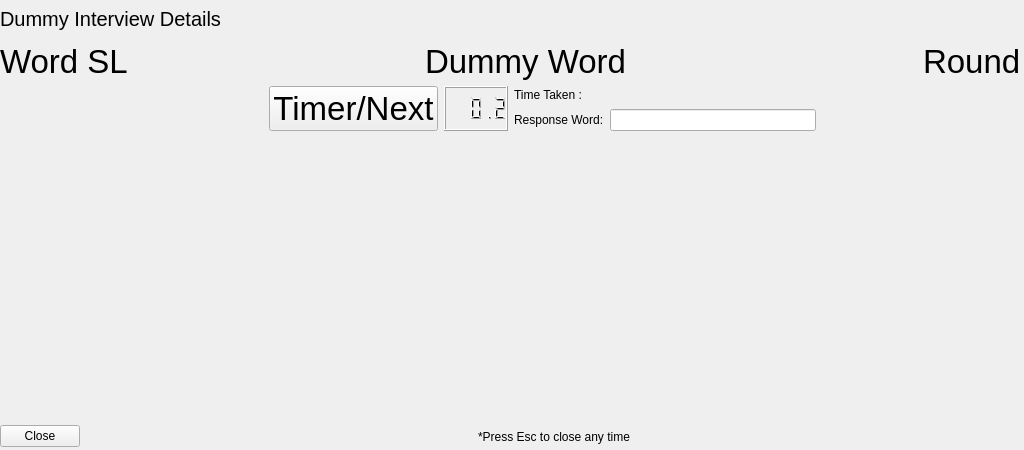
<?xml version="1.0" encoding="UTF-8"?>
<ui version="4.0">
 <class>Form</class>
 <widget class="QWidget" name="Form">
  <property name="geometry">
   <rect>
    <x>0</x>
    <y>0</y>
    <width>1024</width>
    <height>450</height>
   </rect>
  </property>
  <property name="windowTitle">
   <string>Interview</string>
  </property>
  <widget class="QWidget" name="complexIndicatorsSelection" native="true">
   <property name="geometry">
    <rect>
     <x>0</x>
     <y>126</y>
     <width>1024</width>
     <height>280</height>
    </rect>
   </property>
  </widget>
  <widget class="QWidget" name="">
   <property name="geometry">
    <rect>
     <x>0</x>
     <y>0</y>
     <width>1021</width>
     <height>131</height>
    </rect>
   </property>
   <layout class="QVBoxLayout" name="verticalLayout_2">
    <item>
     <widget class="QLabel" name="interviewDetailsLabel">
      <property name="font">
       <font>
        <pointsize>15</pointsize>
       </font>
      </property>
      <property name="text">
       <string>Dummy Interview Details</string>
      </property>
     </widget>
    </item>
    <item>
     <layout class="QHBoxLayout" name="horizontalLayout_3">
      <item>
       <widget class="QLabel" name="wordSerialNumberLabel">
        <property name="font">
         <font>
          <pointsize>25</pointsize>
         </font>
        </property>
        <property name="text">
         <string>Word SL</string>
        </property>
       </widget>
      </item>
      <item>
       <spacer name="horizontalSpacer_2">
        <property name="orientation">
         <enum>Qt::Horizontal</enum>
        </property>
        <property name="sizeHint" stdset="0">
         <size>
          <width>40</width>
          <height>20</height>
         </size>
        </property>
       </spacer>
      </item>
      <item>
       <widget class="QLabel" name="testWordLabel">
        <property name="font">
         <font>
          <pointsize>25</pointsize>
         </font>
        </property>
        <property name="text">
         <string>Dummy Word</string>
        </property>
       </widget>
      </item>
      <item>
       <spacer name="horizontalSpacer">
        <property name="orientation">
         <enum>Qt::Horizontal</enum>
        </property>
        <property name="sizeHint" stdset="0">
         <size>
          <width>40</width>
          <height>20</height>
         </size>
        </property>
       </spacer>
      </item>
      <item>
       <widget class="QLabel" name="testRoundLabel">
        <property name="font">
         <font>
          <pointsize>25</pointsize>
         </font>
        </property>
        <property name="text">
         <string>Round</string>
        </property>
       </widget>
      </item>
     </layout>
    </item>
    <item>
     <layout class="QHBoxLayout" name="horizontalLayout_4">
      <item>
       <layout class="QHBoxLayout" name="horizontalLayout_2">
        <item>
         <spacer name="horizontalSpacer_3">
          <property name="orientation">
           <enum>Qt::Horizontal</enum>
          </property>
          <property name="sizeHint" stdset="0">
           <size>
            <width>40</width>
            <height>20</height>
           </size>
          </property>
         </spacer>
        </item>
        <item>
         <widget class="QPushButton" name="interviewOperationalButton">
          <property name="font">
           <font>
            <pointsize>25</pointsize>
           </font>
          </property>
          <property name="text">
           <string>Timer/Next</string>
          </property>
         </widget>
        </item>
        <item>
         <widget class="QLCDNumber" name="timerLabel">
          <property name="font">
           <font>
            <pointsize>25</pointsize>
           </font>
          </property>
          <property name="smallDecimalPoint">
           <bool>false</bool>
          </property>
          <property name="value" stdset="0">
           <double>0.200000000000000</double>
          </property>
         </widget>
        </item>
       </layout>
      </item>
      <item>
       <layout class="QVBoxLayout" name="verticalLayout">
        <item>
         <widget class="QLabel" name="timeTakenLabel">
          <property name="text">
           <string>Time Taken :</string>
          </property>
         </widget>
        </item>
        <item>
         <layout class="QHBoxLayout" name="horizontalLayout">
          <item>
           <widget class="QLabel" name="responseWrodLabel">
            <property name="text">
             <string>Response Word:</string>
            </property>
           </widget>
          </item>
          <item>
           <widget class="QLineEdit" name="lastResponseWord"/>
          </item>
          <item>
           <spacer name="horizontalSpacer_6">
            <property name="orientation">
             <enum>Qt::Horizontal</enum>
            </property>
            <property name="sizeHint" stdset="0">
             <size>
              <width>40</width>
              <height>20</height>
             </size>
            </property>
           </spacer>
          </item>
         </layout>
        </item>
       </layout>
      </item>
     </layout>
    </item>
   </layout>
  </widget>
  <widget class="QWidget" name="">
   <property name="geometry">
    <rect>
     <x>0</x>
     <y>416</y>
     <width>1021</width>
     <height>41</height>
    </rect>
   </property>
   <layout class="QHBoxLayout" name="horizontalLayout_5">
    <item>
     <widget class="QPushButton" name="closeWidgetButton">
      <property name="text">
       <string>Close</string>
      </property>
      <property name="shortcut">
       <string>Esc</string>
      </property>
     </widget>
    </item>
    <item>
     <spacer name="horizontalSpacer_4">
      <property name="orientation">
       <enum>Qt::Horizontal</enum>
      </property>
      <property name="sizeHint" stdset="0">
       <size>
        <width>40</width>
        <height>20</height>
       </size>
      </property>
     </spacer>
    </item>
    <item>
     <widget class="QLabel" name="infoLabel">
      <property name="text">
       <string>*Press Esc to close any time</string>
      </property>
     </widget>
    </item>
    <item>
     <spacer name="horizontalSpacer_5">
      <property name="orientation">
       <enum>Qt::Horizontal</enum>
      </property>
      <property name="sizeHint" stdset="0">
       <size>
        <width>40</width>
        <height>20</height>
       </size>
      </property>
     </spacer>
    </item>
   </layout>
  </widget>
 </widget>
 <resources/>
 <connections/>
</ui>
